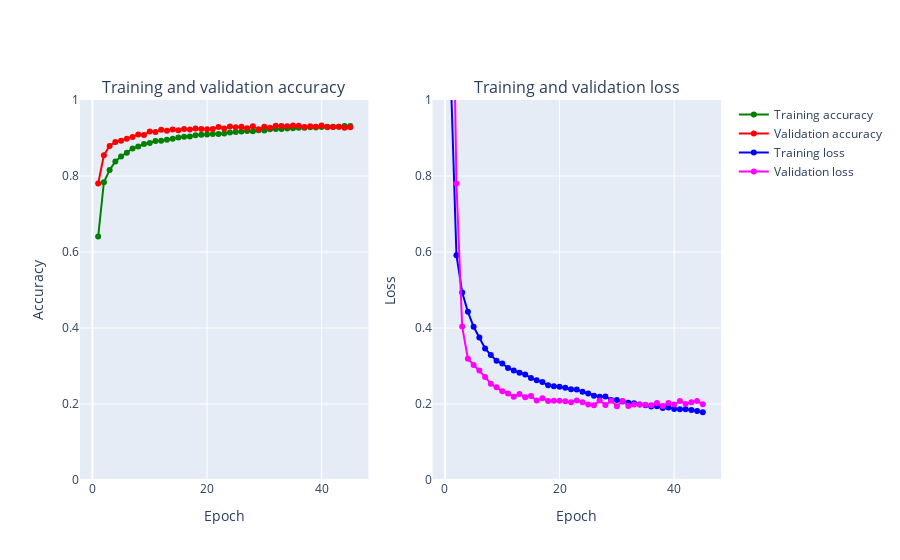

The notebook cell saved with this chart:
### Code cell
plot_accuracy_and_loss(model_2_data_augmented)

### Figure 1 — Plotly figure (JSON) as saved in the notebook; plotly's stock layout.template omitted (floating-point values rounded to 4 significant figures)
{"data": [{"marker": {"color": "Green"}, "mode": "markers+lines", "name": "Training accuracy", "text": ["1", "2", "3", "4", "5", "6", "7", "8", "9", "10", "11", "12", "13", "14", "15", "16", "17", "18", "19", "20", "21", "22", "23", "24", "25", "26", "27", "28", "29", "30", "31", "32", "33", "34", "35", "36", "37", "38", "39", "40", "41", "42", "43", "44", "45"], "type": "scatter", "x": [1, 2, 3, 4, 5, 6, 7, 8, 9, 10, 11, 12, 13, 14, 15, 16, 17, 18, 19, 20, 21, 22, 23, 24, 25, 26, 27, 28, 29, 30, 31, 32, 33, 34, 35, 36, 37, 38, 39, 40, 41, 42, 43, 44, 45], "xaxis": "x", "y": [0.6406, 0.7835, 0.8161, 0.8381, 0.8511, 0.861, 0.8723, 0.8774, 0.8845, 0.8871, 0.8919, 0.8926, 0.8957, 0.8978, 0.9011, 0.903, 0.904, 0.9075, 0.9086, 0.9095, 0.9103, 0.9104, 0.9116, 0.9145, 0.9159, 0.9172, 0.9181, 0.9175, 0.9201, 0.9199, 0.9232, 0.9234, 0.9235, 0.9248, 0.9257, 0.927, 0.9271, 0.9281, 0.9274, 0.9287, 0.9295, 0.9297, 0.9294, 0.9313, 0.9313], "yaxis": "y"}, {"marker": {"color": "Red"}, "mode": "markers+lines", "name": "Validation accuracy", "text": ["1", "2", "3", "4", "5", "6", "7", "8", "9", "10", "11", "12", "13", "14", "15", "16", "17", "18", "19", "20", "21", "22", "23", "24", "25", "26", "27", "28", "29", "30", "31", "32", "33", "34", "35", "36", "37", "38", "39", "40", "41", "42", "43", "44", "45"], "type": "scatter", "x": [1, 2, 3, 4, 5, 6, 7, 8, 9, 10, 11, 12, 13, 14, 15, 16, 17, 18, 19, 20, 21, 22, 23, 24, 25, 26, 27, 28, 29, 30, 31, 32, 33, 34, 35, 36, 37, 38, 39, 40, 41, 42, 43, 44, 45], "xaxis": "x", "y": [0.7804, 0.8548, 0.8788, 0.8896, 0.893, 0.8978, 0.9026, 0.9094, 0.9082, 0.9174, 0.9158, 0.9216, 0.9192, 0.9226, 0.9202, 0.924, 0.9226, 0.9248, 0.924, 0.9232, 0.924, 0.9288, 0.925, 0.9304, 0.928, 0.9294, 0.9254, 0.931, 0.923, 0.9294, 0.9272, 0.9322, 0.9316, 0.9308, 0.9328, 0.9324, 0.9288, 0.931, 0.9298, 0.933, 0.9286, 0.929, 0.9298, 0.927, 0.9286], "yaxis": "y"}, {"marker": {"color": "Blue"}, "mode": "markers+lines", "name": "Training loss", "text": ["1", "2", "3", "4", "5", "6", "7", "8", "9", "10", "11", "12", "13", "14", "15", "16", "17", "18", "19", "20", "21", "22", "23", "24", "25", "26", "27", "28", "29", "30", "31", "32", "33", "34", "35", "36", "37", "38", "39", "40", "41", "42", "43", "44", "45"], "type": "scatter", "x": [1, 2, 3, 4, 5, 6, 7, 8, 9, 10, 11, 12, 13, 14, 15, 16, 17, 18, 19, 20, 21, 22, 23, 24, 25, 26, 27, 28, 29, 30, 31, 32, 33, 34, 35, 36, 37, 38, 39, 40, 41, 42, 43, 44, 45], "xaxis": "x2", "y": [1.068, 0.5916, 0.4937, 0.4425, 0.4032, 0.3749, 0.3463, 0.3288, 0.3135, 0.3064, 0.2948, 0.2885, 0.2821, 0.2776, 0.2682, 0.2628, 0.2577, 0.2493, 0.247, 0.2454, 0.243, 0.2385, 0.2379, 0.2321, 0.2275, 0.2219, 0.219, 0.2199, 0.2108, 0.2103, 0.2063, 0.2033, 0.202, 0.199, 0.1968, 0.1932, 0.1942, 0.1892, 0.1907, 0.1872, 0.1862, 0.186, 0.1845, 0.1818, 0.178], "yaxis": "y2"}, {"marker": {"color": "Magenta"}, "mode": "markers+lines", "name": "Validation loss", "text": ["1", "2", "3", "4", "5", "6", "7", "8", "9", "10", "11", "12", "13", "14", "15", "16", "17", "18", "19", "20", "21", "22", "23", "24", "25", "26", "27", "28", "29", "30", "31", "32", "33", "34", "35", "36", "37", "38", "39", "40", "41", "42", "43", "44", "45"], "type": "scatter", "x": [1, 2, 3, 4, 5, 6, 7, 8, 9, 10, 11, 12, 13, 14, 15, 16, 17, 18, 19, 20, 21, 22, 23, 24, 25, 26, 27, 28, 29, 30, 31, 32, 33, 34, 35, 36, 37, 38, 39, 40, 41, 42, 43, 44, 45], "xaxis": "x2", "y": [1.706, 0.7803, 0.4037, 0.3192, 0.3025, 0.2879, 0.2713, 0.2534, 0.2444, 0.2334, 0.2277, 0.219, 0.2265, 0.2177, 0.2209, 0.209, 0.2149, 0.2082, 0.2087, 0.2084, 0.2073, 0.2045, 0.209, 0.2045, 0.1989, 0.197, 0.2093, 0.1975, 0.2085, 0.1943, 0.2078, 0.195, 0.1984, 0.1989, 0.1979, 0.1965, 0.2026, 0.1949, 0.2028, 0.1987, 0.2078, 0.2001, 0.2046, 0.2078, 0.1994], "yaxis": "y2"}], "layout": {"annotations": [{"font": {"size": 16}, "showarrow": false, "text": "Training and validation accuracy", "x": 0.225, "xanchor": "center", "xref": "paper", "y": 1, "yanchor": "bottom", "yref": "paper"}, {"font": {"size": 16}, "showarrow": false, "text": "Training and validation loss", "x": 0.775, "xanchor": "center", "xref": "paper", "y": 1, "yanchor": "bottom", "yref": "paper"}], "xaxis": {"anchor": "y", "domain": [0, 0.45], "title": {"text": "Epoch"}}, "xaxis2": {"anchor": "y2", "domain": [0.55, 1], "title": {"text": "Epoch"}}, "yaxis": {"anchor": "x", "domain": [0, 1], "range": [0, 1], "title": {"text": "Accuracy"}}, "yaxis2": {"anchor": "x2", "domain": [0, 1], "range": [0, 1], "title": {"text": "Loss"}}}}
